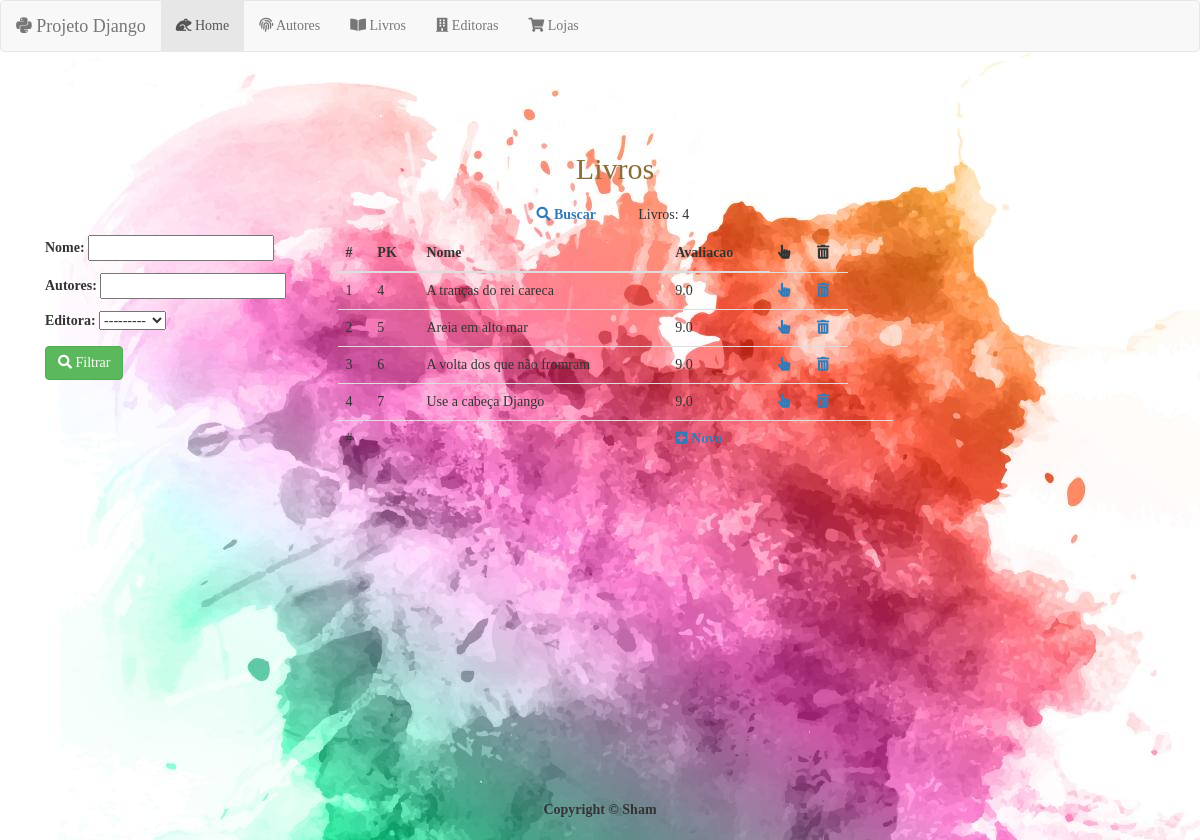
/livros/search/, run on the app's committed database.
### estoque/models.py (models this page shows, shortened)
class Editora(models.Model):
	nome = models.CharField(max_length=255)
	avaliacao = models.IntegerField()
	def __str__(self):
		return self.nome

class Livro(models.Model):
	nome = models.CharField(max_length=255)
	paginas = models.IntegerField(default = 100)
	preco = models.DecimalField(max_digits=10, decimal_places=2)
	avaliacao = models.FloatField()
	autores = models.ManyToManyField(Autor)
	editora = models.ForeignKey(Editora, on_delete=models.CASCADE)
	data_pub = models.DateField()

### estoque/views.py (the view)
# urls.py: path('livros/search/', views.LivroSearchFormView.as_view(), name='livro-search'),
class LivroSearchFormView(PageInfoMixin, SearchFormListView):
	form_class = LivroSearchForm
	model = Livro
	template_name = 'estoque/livro_search.html'
	def get_page_info(self):
		return 'Livros: %s' %(Livro.objects.count())

### estoque/views.py
class LivroSearchForm(forms.Form):
	nome = forms.CharField(required=False)
	autores = forms.CharField(required=False)
	editora = forms.ModelChoiceField(required=False, queryset=Editora.objects)
	def get_queryset(self):
		q = Q()
		if self.is_valid():
			if self.cleaned_data.get('nome'):
				q = q & Q(nome__icontains=self.cleaned_data['nome'])
			if self.cleaned_data.get('autores'):
				q = q & Q(nome__icontains=self.cleaned_data['autores'])
			if self.cleaned_data.get('editora'):
				q = q & Q(nome__icontains=self.cleaned_data['editora'])
		return Livro.objects.filter(q)

### estoque/views.py (called while the page is built)
	def get_context_data(self, **kwargs):
		if self.page_info is None:
			kwargs['page_info'] = self.get_page_info()
		return super().get_context_data(**kwargs)

	def get(self, request, *args, **kwargs):
		self.form = self.get_form(self.get_form_class())
		self.object_list = self.form.get_queryset()
		return self.render_to_response(self.get_context_data(object_list=self.object_list, form=self.form))

	def get_form_kwargs(self):
		return {'initial':self.get_initial(), 'data': self.request.GET}

### estoque/templates/estoque/livro_search.html
{% extends 'estoque/base.html' %}
{% block content %}
<div class="container">
	<div class="text-center"><h2 class="text-warning title">Livros<h2></div>
			<div class="row text-center">
				<div class="col-sm-5"></div>
				<div class="col-sm-1 text-center">
					<a href="{% url 'livro-search' %}"><i class="fas fa-search"></i><b> Buscar</b></a>
				</div>
				<div class="col-sm-1 text-center">
					<p>{{page_info}}</p>
				</div>
				<div class="col-sm-5"></div>
			</div>
	<div class="row">
						<div class="col-lg-3 col-sm-3 col-md-3">
			<form>
				{{ form.as_p }}
				<button class="btn btn-success"><i class="fas fa-search"></i>  Filtrar</button>
			</form>
		</div>
		<div class="col-lg-6 col-sm-6 col-md-6">
			<table class="table">
				<thead>
					<tr>
						<th scope="col">#</th>
						<th scope="col">PK</th>
						<th scope="col">Nome</th>
						<th scope="col">Avaliacao</th>
						<td scope="col"><i class="fas fa-hand-pointer"></i></td>
						<td scope="col"><i class="fas fa-trash-alt"></i></td>
					</tr>
				</thead>
				<tbody>
					{% for obj in object_list %}
					<tr>
						<td scope="row">{{forloop.counter}}</td>
						<td>{{ obj.pk}}</td>
						<td> {{ obj.nome}} </td>
						<td> {{ obj.avaliacao }} </td>
						<td> <a href="{% url 'livro-update' obj.pk %}"><i class="fas fa-hand-pointer"></i></a> </td>
						<td> <a href="{% url 'livro-delete' obj.pk %}"><i class="fas fa-trash-alt"></a></td>
					</tr>
					{% endfor %}
					<tr>
						<td scope="row">#</td>
						<td></td>
						<td></td>
						<td colspan="6"><a href="{% url 'livro-create'%}"><i class="fas fa-plus-square"> Novo</i></a></td>
						<td></td>
						<td></td>
					</tr>
				</tbody>
			</table>
		</div>
		<div class="col-lg-3 col-sm-3 col-md-3"></div>
	</div>
</div>
{% endblock content %}

### estoque/static/css/styles.css (style rules this page uses)
body { background-image: url("/static/img/6320.jpg"); font-family: serif; }
html { position: relative; min-height: 100%; }
body { margin-bottom: 60px; }

### data on the page
Livro: pk "4", nome "A tranças do rei careca", avaliacao "9.0"
Livro: pk "5", nome "Areia em alto mar", avaliacao "9.0"
Livro: pk "6", nome "A volta dos que não fromram", avaliacao "9.0"
Livro: pk "7", nome "Use a cabeça Django", avaliacao "9.0"

### other printed values
{{ page_info }} "Livros: 4"
